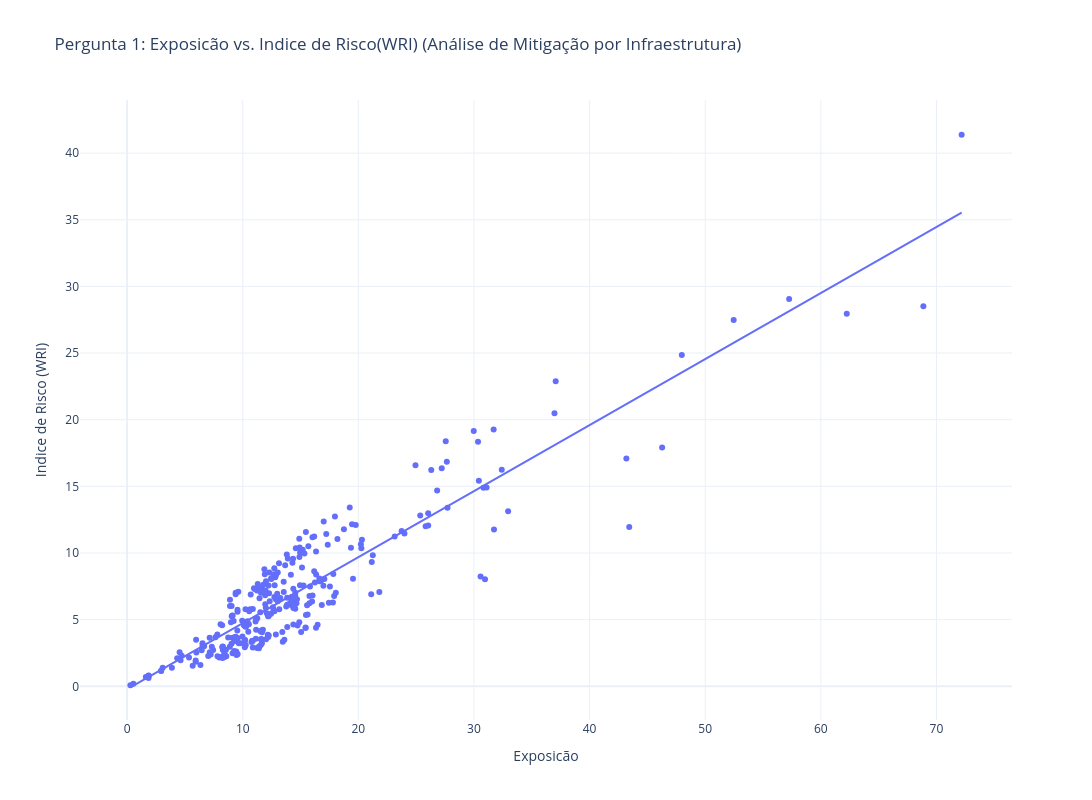

The notebook cell this image was saved under:
### Markdown cell above
### Pergunta 1. Países com a maior Exposição a desastres naturais são necessariamente os que possuem o maior Indice de Risco?

> **Objetivo:** Identificar se a infraestrutura (vulnerabilidade) consegue mitigar o risco de um evento natural.

### Code cell
import plotly.express as px

fig1 = px.scatter(
    df_unico.reset_index(), 
    x="Exposure", y="WRI",
    trendline="ols", # Linha de tendência para análise de regressão
    labels = {
         'WRI': 'Indice de Risco (WRI)',
         'Exposure': 'Exposicão'
    },
    hover_name="Region",
    title="Pergunta 1: Exposicão vs. Indice de Risco(WRI) (Análise de Mitigação por Infraestrutura)",
    width=1200, height=800, template="plotly_white"
)

fig1.show()
print(f"\n📋 Conclusões:")
print("\nNão necessariamente. Embora exista uma correlação positiva, a infraestrutura atua como um *amortecedor*.")
print("Países com alta Exposure mas baixa Vulnerabilidade (como o Japão, frequentemente presente nesse dataset) conseguem manter um WRI menor do que países menos expostos, mas sem infraestrutura.")

### Figure 1 — Plotly figure (JSON) as saved in the notebook; plotly's stock layout.template omitted (floating-point values rounded to 4 significant figures; data arrays with more than 128 entries replaced by an {"elided": "..."} marker saying what was removed)
{"data": [{"hovertemplate": "<b>%{hovertext}</b><br><br>Exposicão=%{x}<br>Indice de Risco (WRI)=%{y}<extra></extra>", "hovertext": {"elided": "306 str values"}, "legendgroup": "", "marker": {"color": "#636efa", "symbol": "circle"}, "mode": "markers", "name": "", "orientation": "v", "showlegend": false, "type": "scatter", "x": {"elided": "306 float values"}, "xaxis": "x", "y": {"elided": "306 float values"}, "yaxis": "y"}, {"hovertemplate": "<b>OLS trendline</b><br>WRI = 0.495299 * Exposure + -0.221266<br>R<sup>2</sup>=0.842582<br><br>Exposicão=%{x}<br>Indice de Risco (WRI)=%{y} <b>(trend)</b><extra></extra>", "legendgroup": "", "marker": {"color": "#636efa", "symbol": "circle"}, "mode": "lines", "name": "", "showlegend": false, "type": "scatter", "x": {"elided": "306 float values"}, "xaxis": "x", "y": {"elided": "306 float values"}, "yaxis": "y"}], "layout": {"height": 800, "legend": {"tracegroupgap": 0}, "title": {"text": "Pergunta 1: Exposicão vs. Indice de Risco(WRI) (Análise de Mitigação por Infraestrutura)"}, "width": 1200, "xaxis": {"anchor": "y", "domain": [0, 1], "title": {"text": "Exposicão"}}, "yaxis": {"anchor": "x", "domain": [0, 1], "title": {"text": "Indice de Risco (WRI)"}}}}
